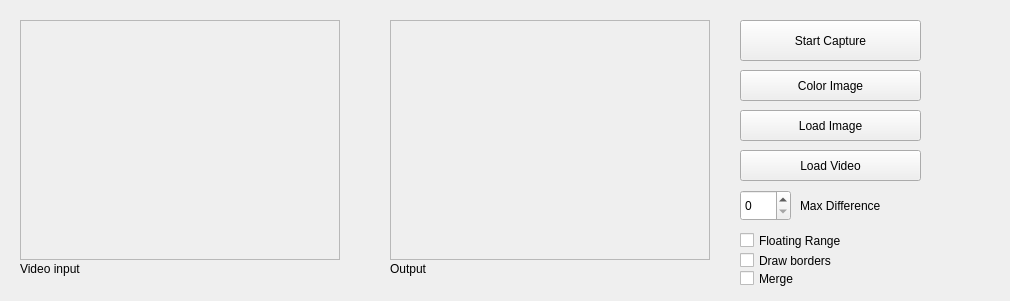
<?xml version="1.0" encoding="UTF-8"?>
<ui version="4.0">
 <class>MainWindow</class>
 <widget class="QWidget" name="MainWindow">
  <property name="geometry">
   <rect>
    <x>0</x>
    <y>0</y>
    <width>1010</width>
    <height>301</height>
   </rect>
  </property>
  <property name="windowTitle">
   <string>Proyecto de Visión Artificial</string>
  </property>
  <widget class="QFrame" name="imageFrameS">
   <property name="geometry">
    <rect>
     <x>20</x>
     <y>20</y>
     <width>320</width>
     <height>240</height>
    </rect>
   </property>
   <property name="frameShape">
    <enum>QFrame::StyledPanel</enum>
   </property>
   <property name="frameShadow">
    <enum>QFrame::Raised</enum>
   </property>
  </widget>
  <widget class="QFrame" name="imageFrameD">
   <property name="geometry">
    <rect>
     <x>390</x>
     <y>20</y>
     <width>320</width>
     <height>240</height>
    </rect>
   </property>
   <property name="frameShape">
    <enum>QFrame::StyledPanel</enum>
   </property>
   <property name="frameShadow">
    <enum>QFrame::Raised</enum>
   </property>
  </widget>
  <widget class="QPushButton" name="captureButton">
   <property name="geometry">
    <rect>
     <x>740</x>
     <y>20</y>
     <width>181</width>
     <height>41</height>
    </rect>
   </property>
   <property name="text">
    <string>Start Capture</string>
   </property>
   <property name="checkable">
    <bool>true</bool>
   </property>
   <property name="checked">
    <bool>false</bool>
   </property>
  </widget>
  <widget class="QPushButton" name="colorButton">
   <property name="geometry">
    <rect>
     <x>740</x>
     <y>70</y>
     <width>181</width>
     <height>31</height>
    </rect>
   </property>
   <property name="text">
    <string>Color Image</string>
   </property>
   <property name="checkable">
    <bool>false</bool>
   </property>
   <property name="checked">
    <bool>false</bool>
   </property>
  </widget>
  <widget class="QPushButton" name="loadButton">
   <property name="geometry">
    <rect>
     <x>740</x>
     <y>110</y>
     <width>181</width>
     <height>31</height>
    </rect>
   </property>
   <property name="text">
    <string>Load Image</string>
   </property>
   <property name="checkable">
    <bool>false</bool>
   </property>
   <property name="checked">
    <bool>false</bool>
   </property>
  </widget>
  <widget class="QLabel" name="label_4">
   <property name="geometry">
    <rect>
     <x>20</x>
     <y>260</y>
     <width>81</width>
     <height>17</height>
    </rect>
   </property>
   <property name="text">
    <string>Video input</string>
   </property>
  </widget>
  <widget class="QLabel" name="label_5">
   <property name="geometry">
    <rect>
     <x>390</x>
     <y>260</y>
     <width>121</width>
     <height>17</height>
    </rect>
   </property>
   <property name="text">
    <string>Output</string>
   </property>
  </widget>
  <widget class="QPushButton" name="loadButton_Video">
   <property name="geometry">
    <rect>
     <x>740</x>
     <y>150</y>
     <width>181</width>
     <height>31</height>
    </rect>
   </property>
   <property name="text">
    <string>Load Video</string>
   </property>
  </widget>
  <widget class="QSpinBox" name="spinBoxDifference">
   <property name="geometry">
    <rect>
     <x>740</x>
     <y>190</y>
     <width>51</width>
     <height>31</height>
    </rect>
   </property>
  </widget>
  <widget class="QLabel" name="label">
   <property name="geometry">
    <rect>
     <x>800</x>
     <y>190</y>
     <width>91</width>
     <height>31</height>
    </rect>
   </property>
   <property name="text">
    <string>Max Difference</string>
   </property>
  </widget>
  <widget class="QCheckBox" name="checkBoxRange">
   <property name="geometry">
    <rect>
     <x>740</x>
     <y>230</y>
     <width>161</width>
     <height>21</height>
    </rect>
   </property>
   <property name="text">
    <string>Floating Range</string>
   </property>
  </widget>
  <widget class="QCheckBox" name="checkBoxBorders">
   <property name="geometry">
    <rect>
     <x>740</x>
     <y>250</y>
     <width>141</width>
     <height>21</height>
    </rect>
   </property>
   <property name="text">
    <string>Draw borders</string>
   </property>
  </widget>
  <widget class="QCheckBox" name="checkBoxMerge">
   <property name="geometry">
    <rect>
     <x>740</x>
     <y>270</y>
     <width>70</width>
     <height>17</height>
    </rect>
   </property>
   <property name="text">
    <string>Merge</string>
   </property>
  </widget>
 </widget>
 <tabstops>
  <tabstop>captureButton</tabstop>
  <tabstop>colorButton</tabstop>
 </tabstops>
 <resources/>
 <connections/>
</ui>
